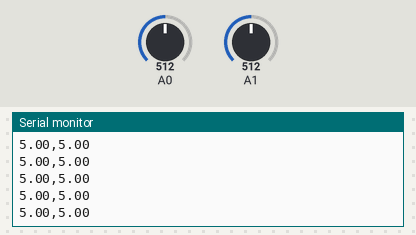
A sketch run on a simulated Arduino Uno, built with avr-gcc and run on an emulated ATmega328P. Shown: the last lines printed to the serial monitor. The inputs (shaded band) are chosen by the test bench; at power-on: A0 = 512, A1 = 512.

Above: at 1.2 s.
1.3 s: A0 set to 716
At 2.2 s:
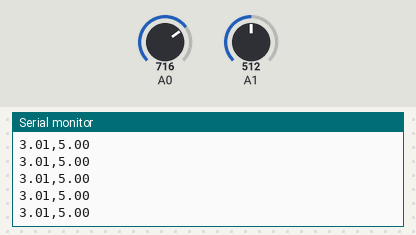
2.8 s: A1 set to 716
At 3.3 s:
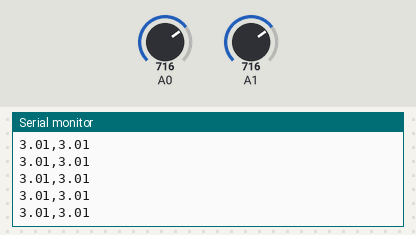
4.3 s: A0 set to 900
At 4.9 s:
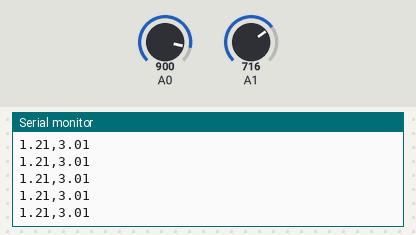
7.3 s: A1 set to 900
At 8.0 s:
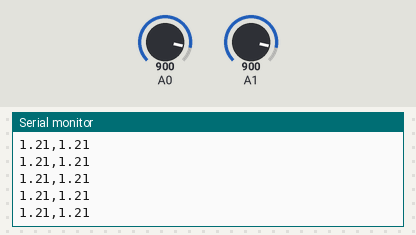
Timing chart, 0 to 9.8 s (numbered marks = the images above; inputs shaded):
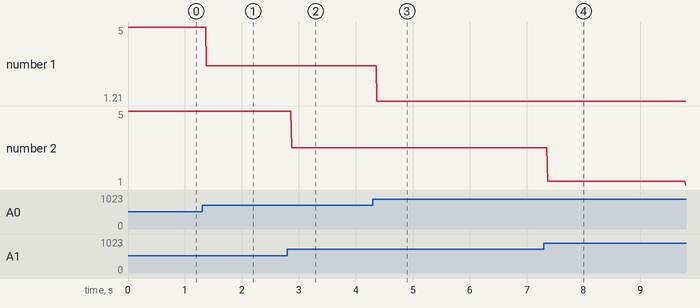

Measured:
- after the input at 1.3 s, the serial monitor: prints a new line after 0.07 s (image 1)
- after the input at 2.8 s, the serial monitor: prints a new line after 0.07 s (image 2)
- after the input at 4.3 s, the serial monitor: prints a new line after 0.07 s (image 3)
- after the input at 7.3 s, the serial monitor: prints a new line after 0.07 s (image 4)
- plotted number 1: 5 → 3.01 after the input at 1.3 s, 3.01 → 1.21 after the input at 4.3 s
- plotted number 2: 3.01 → 1 after the input at 7.3 s

The sketch:

lab5part1arduino.ino
```cpp
double potent1 = 0;
double potent2 = 0;

void setup() {
  // put your setup code here, to run once:
  Serial.begin(9600);
}

void loop() {
  // put your main code here, to run repeatedly:
  potent1 = 10-(float)(map(analogRead(A0), 0, 1023, 0, 1000))/100;
  potent2 = 10-(float)(map(analogRead(A1), 0, 1023, 0, 1000))/100;

  Serial.print(potent1);
  Serial.print(',');
  Serial.println(potent2);
}
```
